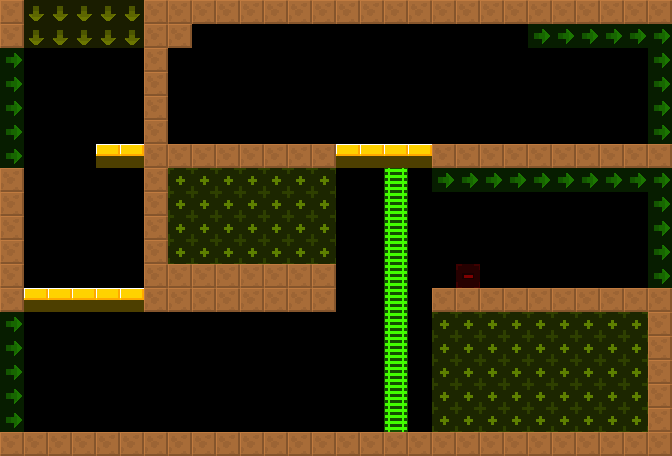

A level layout from a 2D game, rendered from its tile map. Below: a short description, then the map file with tile-grid data replaced by summaries:
An orthogonal 28x19 tile map with 24x24 px tiles, 2 tile layers (col, lnk), 2 tilesets and 3 objects (3x Door).

<map version="1.4" tiledversion="1.4.2" orientation="orthogonal" renderorder="right-down" width="28" height="19" tilewidth="24" tileheight="24" infinite="0" nextlayerid="4" nextobjectid="8">
 <tileset firstgid="6" source="../../lnk.tsx" />
 <tileset firstgid="1" source="../../col.tsx" />
 <layer id="1" name="col" width="28" height="19">
  <data>[532 cells, 139 non-empty, 3 distinct tile ids]</data>
 </layer>
 <layer id="2" name="lnk" width="28" height="19" opacity="0.5">
  <data>[532 cells, 118 non-empty, 4 distinct tile ids]</data>
 </layer>
 <objectgroup id="3" name="markers" opacity="0.5">
  <object id="1" name="Door" type="Door" x="312" y="240" width="24" height="24">
   <properties>
    <property name="yr" value="0" />
    <property name="xr" value="0" />
   </properties>
  </object>
  <object id="2" name="Door" type="Door" x="456" y="264" width="24" height="24">
   <properties>
    <property name="yr" value="0" />
    <property name="xr" value="0" />
   </properties>
  </object>
  <object id="3" name="Door" type="Door" x="144" y="408" width="24" height="24">
   <properties>
    <property name="yr" value="0" />
    <property name="xr" value="0" />
   </properties>
  </object>
 </objectgroup>
</map>
